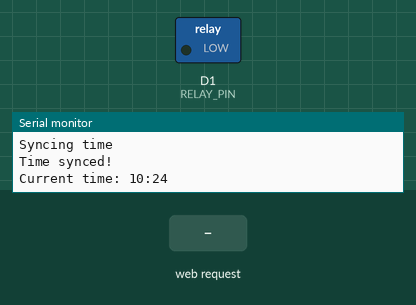
Recording of a program running on a simulated ESP8266 (NodeMCU). On the bench: switched loads named in the program (green lamp = pin HIGH), the last lines printed to the serial monitor. The test bench sets the inputs (shaded band). WiFi joins after 1.5 s; servers stay silent unless stated; the local clock reads 2024-03-15 10:24:30 at power-on unless the program sets it; storage starts empty; not simulated (calls return 0 or success): secrets.h.

Above: at 2.8 s.
2.9 s: HTTP request GET /on received
At 4.1 s:
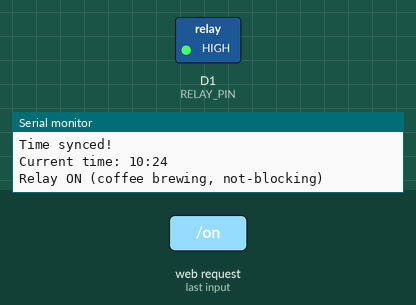
4.4 s: HTTP request GET /off received
At 5.4 s:
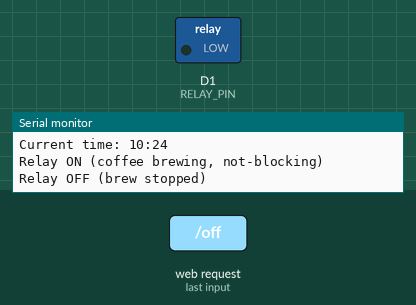
5.9 s: HTTP request GET /on?time=1 received
At 6.6 s:
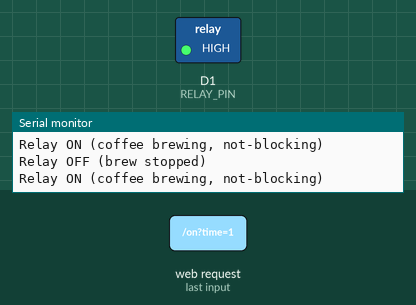
7.4 s: HTTP request GET /off?time=1 received
At 7.7 s:
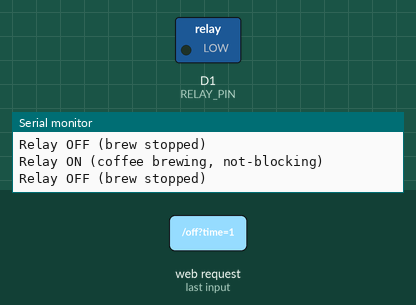
Timing chart, 0 to 9.9 s (numbered marks = the images above; inputs shaded):
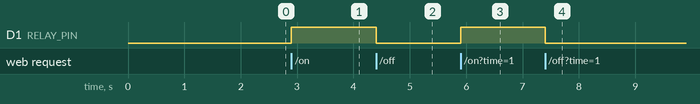

The program:

main.cpp
```cpp
// main.cpp
#include <Arduino.h>
#include <ESP8266WiFi.h>
#include <LittleFS.h>
#include "secrets.h"
#include "web_server.hpp"
#include "scheduler.hpp"

#define RELAY_PIN D1

bool isBrewing = false;
unsigned long brewStartTime = 0;

void setup() {
  pinMode(RELAY_PIN, OUTPUT);
  digitalWrite(RELAY_PIN, LOW);
  Serial.begin(115200);
  delay(100);
  Serial.println("Booting Coffio...");

  WiFi.begin(ssid, password);
  Serial.print("Connecting to WiFi");
  int retry = 0;
  while (WiFi.status() != WL_CONNECTED && retry < 30) {
    delay(500);
    Serial.print(".");
    retry++;
  }

  if (WiFi.status() == WL_CONNECTED) {
    Serial.println("\nConnected!");
    Serial.print("IP Address: ");
    Serial.println(WiFi.localIP());
  } else {
    Serial.println("\nFailed to connect to WiFi.");
  }

  if (!LittleFS.begin()) {
    Serial.println("Failed to mount LittleFS");
    return;
  }

  setupWebServer(RELAY_PIN);
  setupScheduler(RELAY_PIN);
}

void loop() {
  handleWebRequests();
  checkAndTriggerSchedule(RELAY_PIN);

  if (isBrewing && (millis() - brewStartTime >= 6000000UL)) {
    digitalWrite(RELAY_PIN, LOW);
    isBrewing = false;
    Serial.println("☕ Brew complete (600 s elapsed).");
  }
}
```

scheduler.hpp
```cpp
// scheduler.hpp
#pragma once

#include <Arduino.h>
#include <time.h>

extern String scheduledTime;

extern bool isBrewing;
extern unsigned long brewStartTime;

void setupScheduler(int relayPin) {
  configTime(-3 * 3600, 0, "pool.ntp.org", "time.nist.gov");
  Serial.print("Syncing time");
  while (time(nullptr) < 100000) {
    Serial.print(".");
    delay(500);
  }
  Serial.println("\nTime synced!");
}

String getCurrentTime() {
  time_t now = time(nullptr);
  struct tm* t = localtime(&now);

  char buf[6];
  snprintf(buf, sizeof(buf), "%02d:%02d", t->tm_hour, t->tm_min);
  return String(buf);
}

void checkAndTriggerSchedule(int relayPin) {
  static String lastCheckedTime = "";
  String now = getCurrentTime();

  if (now != lastCheckedTime) {
    lastCheckedTime = now;
    Serial.print("Current time: ");
    Serial.println(now);

    if (scheduledTime.length() && now == scheduledTime) {
      Serial.println("Scheduled time matched — brewing now!");
      digitalWrite(relayPin, HIGH);
      isBrewing = true;
      brewStartTime = millis();
      scheduledTime = "";
    }
  }
}
```

web_server.hpp
```cpp
// web_server.hpp
#pragma once

#include <ESP8266WebServer.h>
#include <LittleFS.h>

extern ESP8266WebServer server;

extern String scheduledTime;

extern bool isBrewing;
extern unsigned long brewStartTime;

void setupWebServer(int relayPin) {
  server.serveStatic("/", LittleFS, "/index.html");
  server.serveStatic("/style.css", LittleFS, "/style.css");
  server.serveStatic("/script.js", LittleFS, "/script.js");

  server.serveStatic("/cat.jpg", LittleFS, "/cat.jpg");

  server.on("/on", HTTP_GET, [relayPin]() {
    if (!isBrewing) {
      digitalWrite(relayPin, HIGH);
      isBrewing     = true;
      brewStartTime = millis();
      Serial.println("Relay ON (coffee brewing, not-blocking)");
      server.send(200, "text/plain", "Brewing (will auto‐stop in 30 s)");
    } else {
      server.send(400, "text/plain", "Already brewing");
    }
  });

  server.on("/off", HTTP_GET, [relayPin]() {
    if (isBrewing) {
      digitalWrite(relayPin, LOW);
      isBrewing = false;
      Serial.println("Relay OFF (brew stopped)");
      server.send(200, "text/plain", "Stopped");
    } else {
      server.send(400, "text/plain", "Não havia brewing");
    }
  });

  server.on("/schedule", HTTP_GET, []() {
    if (server.hasArg("time")) {
      scheduledTime = server.arg("time");
      Serial.print("Brew scheduled for: ");
      Serial.println(scheduledTime);
      server.send(200, "text/plain", "Scheduled");
    } else {
      server.send(400, "text/plain", "Missing time");
    }
  });

  server.on("/cancel", HTTP_GET, [relayPin]() {
    if (isBrewing) {
      digitalWrite(relayPin, LOW);
      isBrewing = false;
      Serial.println("Brew canceled.");
      server.send(200, "text/plain", "Canceled");
    } else {
      scheduledTime = "";
      Serial.println("Cancelado agendamento (se havia).");
      server.send(200, "text/plain", "Canceled");
    }
  });

  server.begin();
  Serial.println("HTTP server started");
}

void handleWebRequests() {
  server.handleClient();
}
```

scheduler.cpp
```cpp
#include <Arduino.h>

String scheduledTime = "";
```

web_server.cpp
```cpp
#include <ESP8266WebServer.h>

ESP8266WebServer server(80);
```

Measured:
- after the input at 2.9 s, D1 (RELAY_PIN): LOW → HIGH at once
- after the input at 4.4 s, D1 (RELAY_PIN): HIGH → LOW at once
- after the input at 5.9 s, D1 (RELAY_PIN): LOW → HIGH at once
- after the input at 7.4 s, D1 (RELAY_PIN): HIGH → LOW at once
